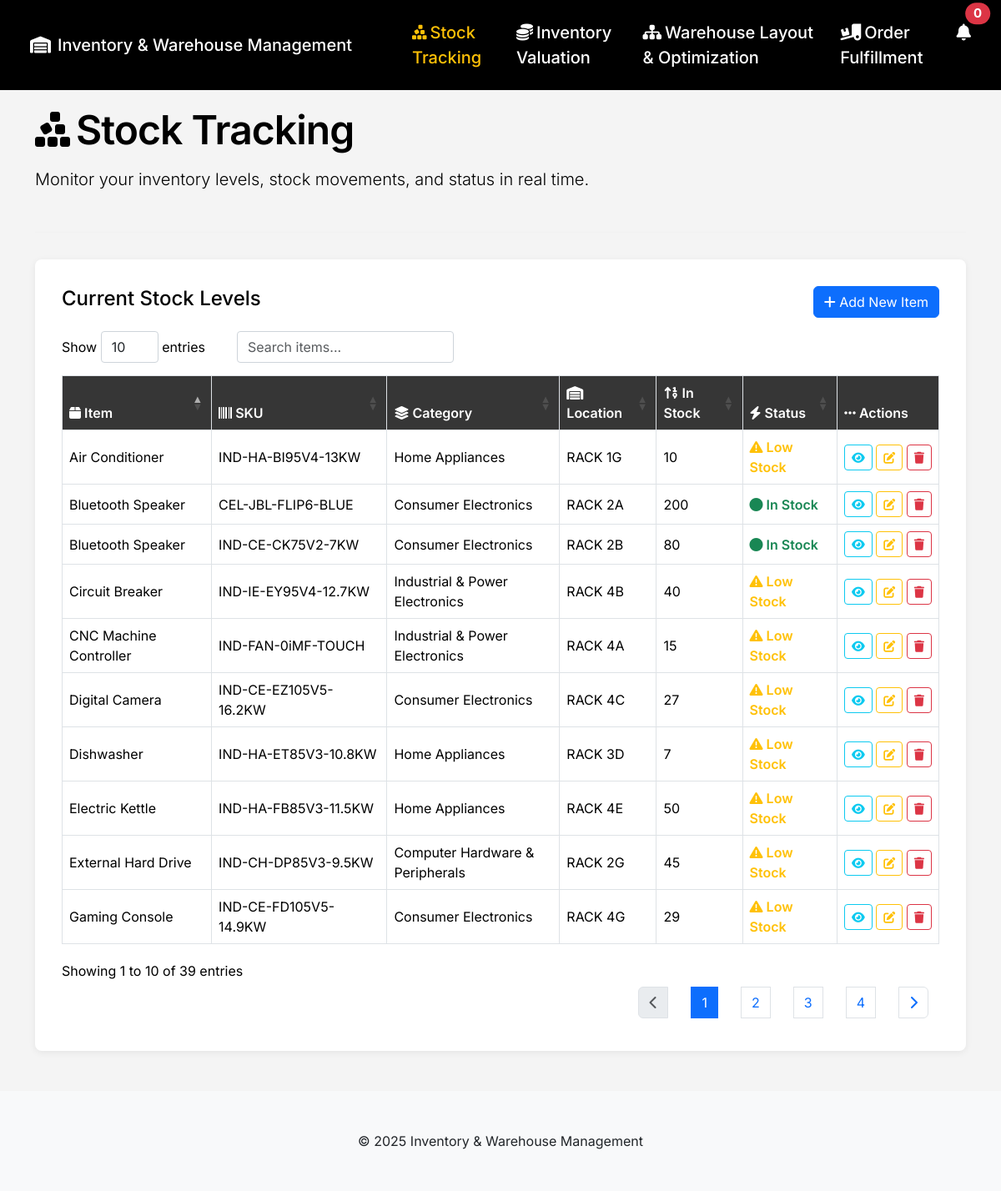
Page /stock-tracking.php on the committed database.
### tables this page shows
CREATE TABLE `stocks` (
  `item` varchar(100) NOT NULL,
  `bar` varchar(255) NOT NULL,
  `category` varchar(100) NOT NULL,
  `location` varchar(100) NOT NULL,
  `price` float(255,2) NOT NULL,
  `id` int(10) NOT NULL,
  `stock` int(255) DEFAULT NULL,
  `notified` tinyint(1) DEFAULT 0
);

### stock-tracking.php (the view, shortened to what this page needs)
<?php include "config/config.php"; ?>
<!DOCTYPE html>
<html lang="en">
<head>
    <link rel="stylesheet" href="https://cdn.jsdelivr.net/npm/bootstrap@5.3.3/dist/css/bootstrap.min.css">
    <link rel="stylesheet" href="https://cdnjs.cloudflare.com/ajax/libs/font-awesome/6.5.2/css/all.min.css">
    <link rel="stylesheet" href="https://cdn.datatables.net/1.13.7/css/dataTables.bootstrap5.min.css">
    <link rel="stylesheet" href="https://cdnjs.cloudflare.com/ajax/libs/animate.css/4.1.1/animate.min.css"/>
</head>
<body>
    <nav class="navbar navbar-expand-lg navbar-dark fixed-top py-3">
        <div class="container-fluid">
            <a class="navbar-brand ps-4" href="index.php">
              <i class="fa-solid fa-warehouse me-2"></i>Inventory & Warehouse Management
            </a>
            <div class="collapse navbar-collapse justify-content-end" id="navbarNav">
                <ul class="navbar-nav gap-3">
                    <li class="nav-item ms-5">
                        <a class="nav-link active" href="stock-tracking.php"><i class="fa-solid fa-cubes-stacked me-1"></i>Stock Tracking</a>
                    </li>
                    <li class="nav-item">
                        <a class="nav-link" href="inventory-valuation.php"><i class="fa-solid fa-coins me-1"></i>Inventory Valuation</a>
                    </li>
                    <li class="nav-item">
                        <a class="nav-link" href="warehouse-layout-optimization.php"><i class="fa-solid fa-sitemap me-1"></i>Warehouse Layout & Optimization</a>
                    </li>
                    <li class="nav-item">
                        <a class="nav-link" href="order-fulfillment.php"><i class="fa-solid fa-truck-ramp-box me-1"></i>Order Fulfillment</a>
                    </li>
                    <li>
                        <div class="nav-item dropdown me-3">
                            <a class="nav-link position-relative" href="#" id="notificationDropdown" data-bs-toggle="dropdown" aria-expanded="false" onclick="markNotificationsSeen()">
                                <i class="fa-solid fa-bell"></i>
                                <span class="position-absolute top-0 start-100 translate-middle badge rounded-pill bg-danger">
                                    <?php
                                    $query = "SELECT COUNT(*) as con FROM stocks WHERE stock < 49 AND notified = 0";
                                    $result = mysqli_query($conn, $query);
                                    echo mysqli_fetch_array($result)['con'];
                                    ?>
                                </span>
                            </a>
                        </div>
                    </li>
                </ul>
            </div>
        </div>
    </nav>
    <div class="container" style="margin-top: 120px;">
        <div class="row mb-4">
            <div class="col-12 animate__animated animate__fadeInLeft">
                <div class="section-title mb-2"><i class="fa-solid fa-cubes-stacked me-2"></i>Stock Tracking</div>
                <p class="lead">Monitor your inventory levels, stock movements, and status in real time.</p>
            </div>
        </div>
        <hr class="divider">
        <div class="main-container section-image-animate">
            <div class="d-flex justify-content-between align-items-center mb-3">
                <h4>Current Stock Levels</h4>
                <button type="button" class="btn btn-primary" data-bs-toggle="modal" data-bs-target="#addItemModal">
                    <i class="fa fa-plus"></i> Add New Item
                </button>
            </div>
            <div class="table-responsive">
                <table class="table table-bordered align-middle" id="stockTable">
                    <thead>
                        <tr>
                            <th scope="col"><i class="fa-solid fa-box"></i> Item</th>
                            <th scope="col"><i class="fa-solid fa-barcode"></i> SKU</th>
                            <th scope="col"><i class="fa-solid fa-layer-group"></i> Category</th>
                            <th scope="col"><i class="fa-solid fa-warehouse"></i> Location</th>
                            <th scope="col"><i class="fa-solid fa-sort-numeric-up"></i> In Stock</th>
                            <th scope="col"><i class="fa-solid fa-bolt"></i> Status</th>
                            <th scope="col"><i class="fa-solid fa-ellipsis-h"></i> Actions</th>
                        </tr>
                    </thead>
                    <tbody>
                        <?php
                        $quer = "SELECT * FROM stocks";
                        $res = mysqli_query($conn, $quer);
                        while($data = mysqli_fetch_array($res)){
                            $status_class = '';
                            $status_icon = '';
                            $status_text = '';
                            if($data['stock'] == 0){
                                $status_class = 'out-stock';
                                $status_icon = 'fa-xmark-circle';
                                $status_text = 'Out of Stock';
                            } elseif($data['stock'] > 50){
                                $status_class = 'in-stock';
                                $status_icon = 'fa-circle';
                                $status_text = 'In Stock';
                            } else {
                                $status_class = 'low-stock';
                                $status_icon = 'fa-triangle-exclamation';
                                $status_text = 'Low Stock';
                            }
                            ?>
                            <tr>
                                <td><?php echo htmlspecialchars($data['item']); ?></td>
                                <td><?php echo htmlspecialchars($data['bar']); ?></td>
                                <td><?php echo htmlspecialchars($data['category']); ?></td>
                                <td><?php echo htmlspecialchars($data['location']); ?></td>
                                <td data-order="<?php echo $data['stock']; ?>"><?php echo $data['stock']; ?></td>
                                <td data-order="<?php echo $data['stock']; ?>">
                                    <span class="stock-status <?php echo $status_class; ?>">
                                        <i class="fa-solid <?php echo $status_icon; ?>"></i> <?php echo $status_text; ?>
                                    </span>
                                </td>
                                <td>
                                    <a href="view.php?barcode=<?php echo urlencode($data['bar']); ?>" class="btn btn-sm btn-outline-info"><i class="fa fa-eye"></i></a>
                                    <a href="edit.php?barcode=<?php echo urlencode($data['bar']); ?>" class="btn btn-sm btn-outline-warning"><i class="fa fa-edit"></i></a>
                                    <a href="delete.php?barcode=<?php echo urlencode($data['bar']); ?>" class="btn btn-sm btn-outline-danger" onclick="return confirm('Are you sure you want to delete this item?');">
                                        <i class="fa fa-trash"></i>
                                    </a>
                                </td>
                            </tr>
                            <?php
                        }
                        ?>
                    </tbody>
                </table>
            </div>
        </div>
    </div>
    <footer class="bg-light text-dark py-5 mt-5">
        <div class="container">
            <div class="text-center">
                &copy; <?php echo date("Y"); ?> Inventory & Warehouse Management
            </div>
        </div>
    </footer>
</body>
</html>

### stock-tracking.php (style rules this page uses)
.table td:nth-child(7) { min-width: 105px; white-space: nowrap; }
:root { --primary: #0d6efd; --warning: #ffc107; --success: #198754; --info: #0dcaf0; }
html { scroll-behavior: smooth; }
body { font-family: 'Inter', Arial, sans-serif; background: #f4f4f4; color: #000; }
footer { bottom: 0; left: 0; right: 0; }
.navbar { background: #000 !important; }
.navbar-brand, .nav-link, .navbar-text { color: #fff !important; font-weight: 500; font-size: 20px; }
.nav-link.active, .nav-link:focus, .nav-link:hover { color: var(--warning) !important; }
.section-title { font-size: 48px; font-weight: 600; letter-spacing: -0.02em; }
.table thead th { background: #363636; color: #fff; font-weight: 600; cursor: pointer; position: relative; }
.table thead th.sorting:after, .table thead th.sorting_asc:after, .table thead th.sorting_desc:after { font-family: "Font Awesome 6 Free"; font-weight: 900; margin-left: 8px; opacity: 0.7; }
.table thead th.sorting:after { content: "\f0dc"; }
.table thead th.sorting_asc:after { content: "\f0de"; }
.table tbody tr { background: #fff; }
.table tbody tr:nth-child(even) { background: #f2f2f2; }
.stock-status.in-stock { color: var(--success); font-weight: 600; }
.stock-status.low-stock { color: var(--warning); font-weight: 600; }
.main-container { margin: 2em auto; max-width: 3000px; background: #fff; padding: 2em; border-radius: 8px; box-shadow: 0 2px 8px 0 #00000011; }
.divider { border-top: 1px solid #E6E6E6; margin: 2rem 0; }

### rows in the picture
stocks: item "Bluetooth Speaker", bar "CEL-JBL-FLIP6-BLUE", category "Consumer Electronics", location "RACK 2A", stock "200", stock "In Stock"
stocks: item "CNC Machine Controller", bar "IND-FAN-0iMF-TOUCH", category "Industrial & Power Electronics", location "RACK 4A", stock "15", stock "Low Stock"
stocks: item "Air Conditioner", bar "IND-HA-BI95V4-13KW", category "Home Appliances", location "RACK 1G", stock "10", stock "Low Stock"
stocks: item "Bluetooth Speaker", bar "IND-CE-CK75V2-7KW", category "Consumer Electronics", location "RACK 2B", stock "80", stock "In Stock"
stocks: item "External Hard Drive", bar "IND-CH-DP85V3-9.5KW", category "Computer Hardware & Peripherals", location "RACK 2G", stock "45", stock "Low Stock"
stocks: item "Dishwasher", bar "IND-HA-ET85V3-10.8KW", category "Home Appliances", location "RACK 3D", stock "7", stock "Low Stock"
stocks: item "Circuit Breaker", bar "IND-IE-EY95V4-12.7KW", category "Industrial & Power Electronics", location "RACK 4B", stock "40", stock "Low Stock"
stocks: item "Digital Camera", bar "IND-CE-EZ105V5-16.2KW", category "Consumer Electronics", location "RACK 4C", stock "27", stock "Low Stock"
stocks: item "Electric Kettle", bar "IND-HA-FB85V3-11.5KW", category "Home Appliances", location "RACK 4E", stock "50", stock "Low Stock"
stocks: item "Gaming Console", bar "IND-CE-FD105V5-14.9KW", category "Consumer Electronics", location "RACK 4G", stock "29", stock "Low Stock"

### other values in the picture
mysqli_fetch_array($result)['con'] "0"
